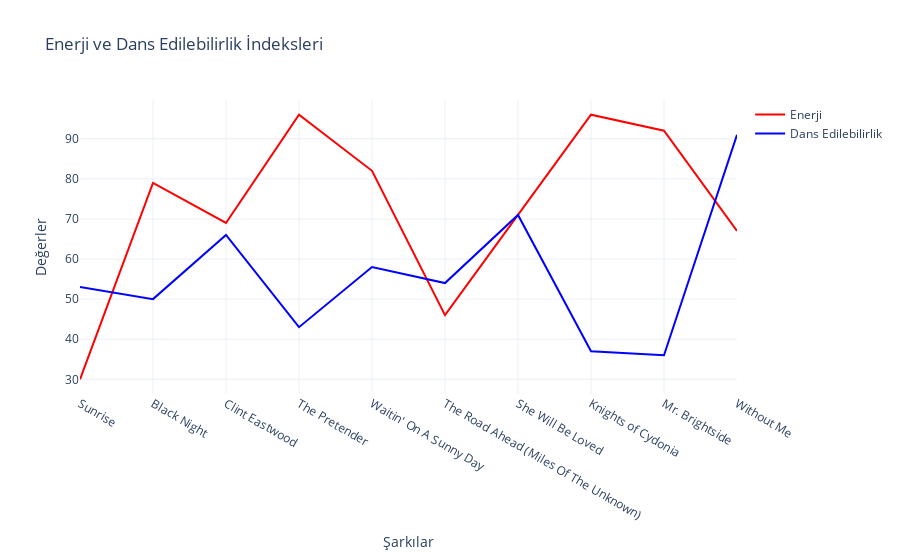

Notebook cell for this chart:
### Code cell
df_first_10 = df.head(10)

# Çizgi grafiği oluşturma
fig = go.Figure()

# Enerji için çizgi
fig.add_trace(go.Scatter(x=df_first_10['Title'], y=df_first_10['Energy'], mode='lines', name='Enerji', line=dict(color='red')))

# Dans edebilirlik için çizgi
fig.add_trace(go.Scatter(x=df_first_10['Title'], y=df_first_10['Danceability'], mode='lines', name='Dans Edilebilirlik', line=dict(color='blue')))

fig.update_layout(
    title='Enerji ve Dans Edilebilirlik İndeksleri',
    xaxis_title='Şarkılar',
    yaxis_title='Değerler',
    template='plotly_white'
)

fig.show()

### Figure 1 — Plotly figure (JSON) as saved in the notebook; plotly's stock layout.template omitted (floating-point values rounded to 4 significant figures)
{"data": [{"line": {"color": "red"}, "mode": "lines", "name": "Enerji", "type": "scatter", "x": ["Sunrise", "Black Night", "Clint Eastwood", "The Pretender", "Waitin' On A Sunny Day", "The Road Ahead (Miles Of The Unknown)", "She Will Be Loved", "Knights of Cydonia", "Mr. Brightside", "Without Me"], "y": [30, 79, 69, 96, 82, 46, 71, 96, 92, 67]}, {"line": {"color": "blue"}, "mode": "lines", "name": "Dans Edilebilirlik", "type": "scatter", "x": ["Sunrise", "Black Night", "Clint Eastwood", "The Pretender", "Waitin' On A Sunny Day", "The Road Ahead (Miles Of The Unknown)", "She Will Be Loved", "Knights of Cydonia", "Mr. Brightside", "Without Me"], "y": [53, 50, 66, 43, 58, 54, 71, 37, 36, 91]}], "layout": {"title": {"text": "Enerji ve Dans Edilebilirlik İndeksleri"}, "xaxis": {"title": {"text": "Şarkılar"}}, "yaxis": {"title": {"text": "Değerler"}}}}
